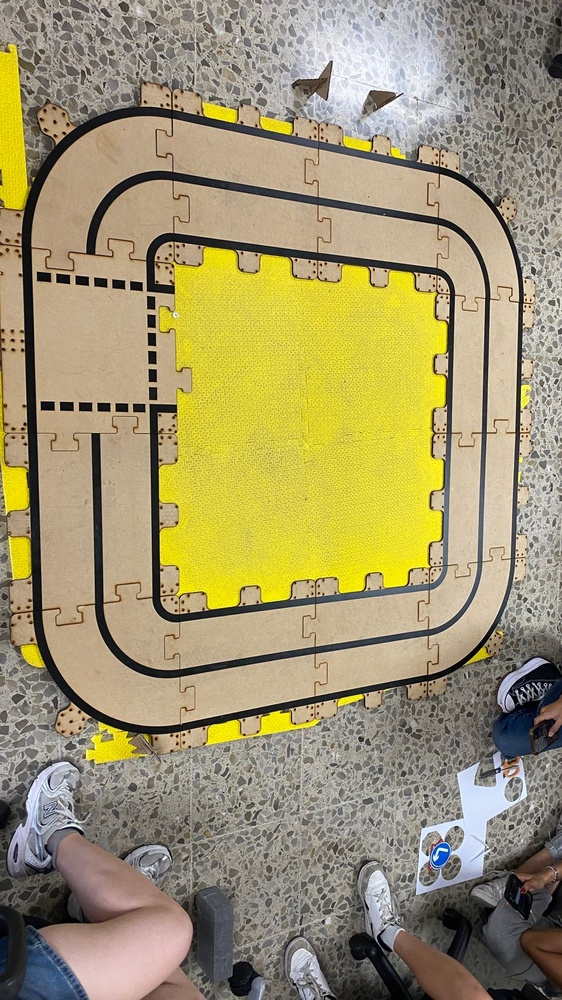
#> input picture src/image_processing/image_processing/GenerateMap/intersection.jpeg, 562 x 1000 px, shrunk from 900 x 1600 before the run, found by its file name
$ python top_down.py
#> lines starting #> are read from the running program, lines starting #| are printed output that depends on the picture
import cv2
import numpy as np
import math

# ---------- Step 1: Load Image ----------
image_path = "src/image_processing/image_processing/GenerateMap/intersection.jpeg"  # <- change to your image path
img = cv2.imread(image_path)
#> img is the input picture: shape (1000, 562, 3); mean B, G, R 110.7, 149.1, 159.8
if img is None:
    raise FileNotFoundError(f"Image not found at: {image_path}")

img = cv2.rotate(img, cv2.ROTATE_90_CLOCKWISE)
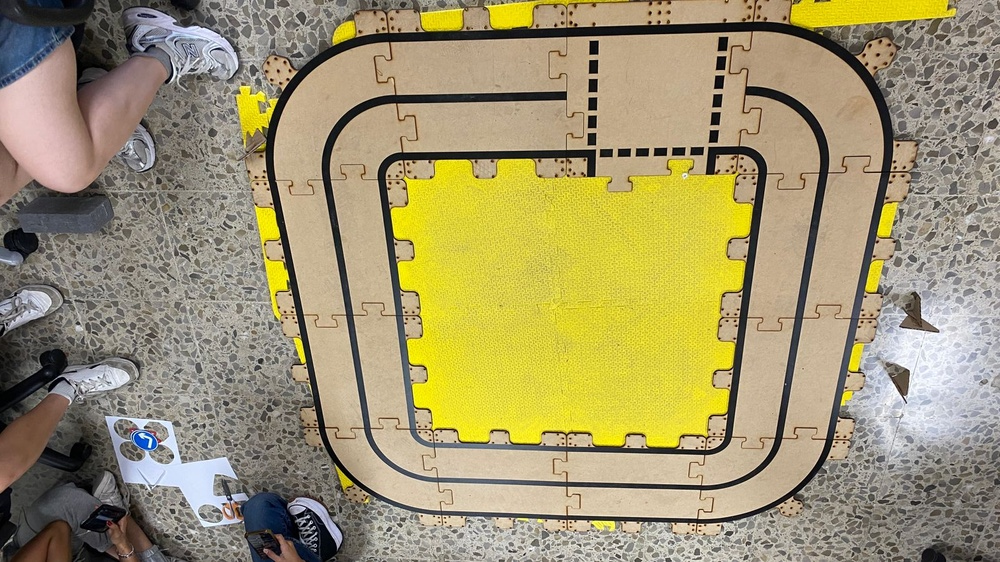
#> img: shape (562, 1000, 3); mean B, G, R 110.7, 149.1, 159.8
clone = img.copy()
points = []

# ---------- Step 2: Select Two Points for Known Distance ----------
def click_points(event, x, y, flags, param):
    if event == cv2.EVENT_LBUTTONDOWN and len(points) < 2:
        points.append((x, y))
        cv2.circle(clone, (x, y), 5, (0, 0, 255), -1)
        cv2.imshow("Select Line", clone)

cv2.imshow("Select Line", clone)
cv2.setMouseCallback("Select Line", click_points)
print("[INFO] Click two points corresponding to a known real-world distance...")
cv2.waitKey(0)
cv2.destroyAllWindows()

if len(points) != 2:
#> (the run stopped early here; a loop or call above may not have finished)
